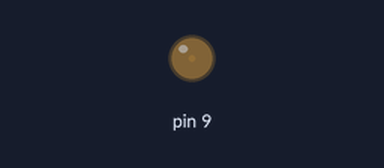
Simulated run of this sketch. Board: Arduino Uno, built with avr-gcc and run on an emulated ATmega328P. On the bench: output pins drawn as LEDs (lit = HIGH).

Above: at 0.05 s.
At 2.3 s:
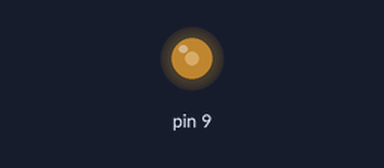
At 4.6 s:
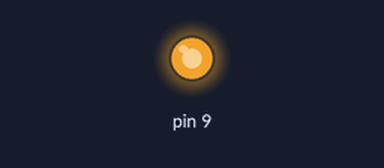
At 9.2 s:
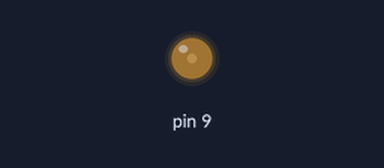
Timing chart, 0 to 13.3 s (numbered marks = the images above):
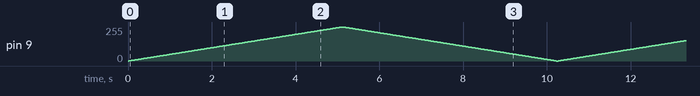

The sketch:

pwm1.ino
```cpp
void setup()
{
    pinMode(9, OUTPUT);
}

void loop()
{
    for (int i = 0; i <= 255; i++)
    {
        analogWrite(9, i);
        delay(20);
    }

    for (int i = 255; i >= 0; i--)
    {
        analogWrite(9, i);
        delay(20);
    }
}
```
